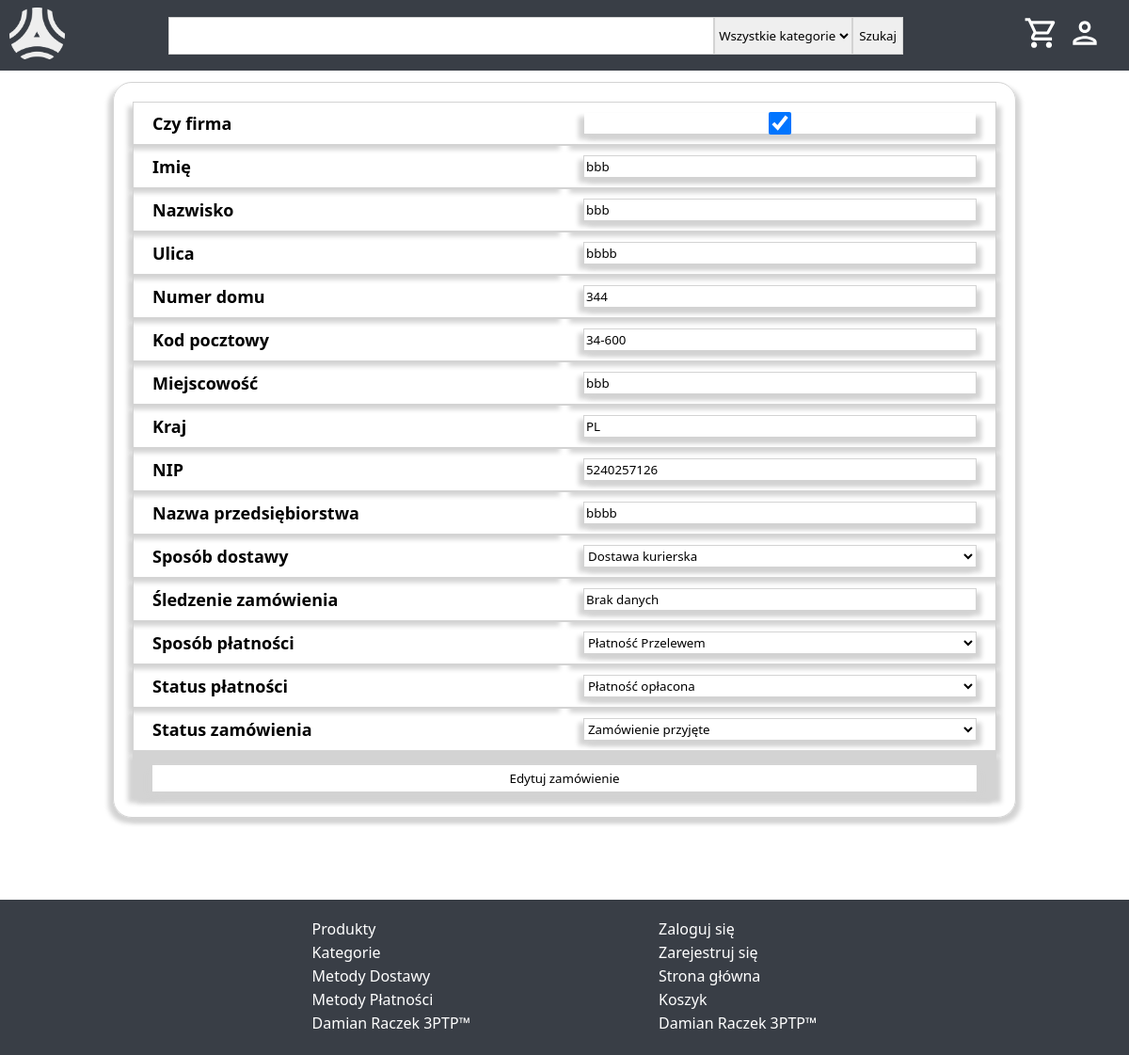
The page /admin/manage/orders/edit/form/70 (signed in) on the database its author committed.
### tables this page shows
CREATE TABLE `orders` (
  `id` bigint(20) NOT NULL,
  `user_id` bigint(20) NOT NULL,
  `is_company` tinyint(1) NOT NULL,
  `first_name` varchar(255) DEFAULT NULL,
  `last_name` varchar(255) DEFAULT NULL,
  `street` varchar(255) NOT NULL,
  `street_number` smallint(6) NOT NULL,
  `postal_code` varchar(50) NOT NULL,
  `postal_city` varchar(255) NOT NULL,
  `country` varchar(2) NOT NULL,
  `nip` varchar(50) DEFAULT NULL,
  `company_name` varchar(255) DEFAULT NULL,
  `delivery_id` bigint(20) NOT NULL,
  `delivery_tracking` varchar(1000) NOT NULL,
  `payment_method_id` bigint(20) NOT NULL,
  `payment_status` tinyint(3) UNSIGNED NOT NULL,
  `order_status` tinyint(3) UNSIGNED NOT NULL,
  `created_date` datetime NOT NULL,
  `user_id_created` bigint(20) NOT NULL,
  `last_modified_date` datetime NOT NULL,
  `user_id_last_modified` bigint(20) NOT NULL,
  `status` tinyint(3) UNSIGNED NOT NULL
);

CREATE TABLE `delivery_methods` (
  `id` bigint(20) NOT NULL,
  `name` varchar(255) NOT NULL,
  `price` double(10,2) NOT NULL,
  `created_date` datetime NOT NULL,
  `user_id_created` bigint(20) NOT NULL,
  `last_modified_date` datetime NOT NULL,
  `user_id_last_modified` bigint(20) NOT NULL,
  `status` tinyint(3) UNSIGNED NOT NULL
);

CREATE TABLE `payment_methods` (
  `id` bigint(20) NOT NULL,
  `name` varchar(255) NOT NULL,
  `created_date` datetime NOT NULL,
  `user_id_created` bigint(20) NOT NULL,
  `last_modified_date` datetime NOT NULL,
  `user_id_last_modified` bigint(20) NOT NULL,
  `status` tinyint(3) UNSIGNED NOT NULL
);

### MVC/controllers/Controller.php (called while the page is built, shortened)
<?php
class Controller{
    public function loadView($name, $data, $return){
        include($name.".php");
        if($return===true){
           return ob_get_clean();
        }
    }
}

### MVC/models/databaseModels/AdminOrderModel.php (called while the page is built, shortened)
<?php
class AdminOrderModel{
    public function getOrder($orderId){
        $dbh = include("MVC/models/databaseModels/Database.php");
        $query = "SELECT * FROM orders WHERE id = ?";
        $stmt = $dbh->prepare($query);
        $stmt->execute([$orderId]);
        return $stmt->fetch();
    }
}

### MVC/models/databaseModels/DeliveryModel.php (called while the page is built, shortened)
<?php
class DeliveryModel{
    public function getMethods(){
        $dbh = include("MVC/models/databaseModels/Database.php");
        $stmt = $dbh->prepare("SELECT id, name, price FROM delivery_methods WHERE status = ?");
        $stmt->execute([StatusEnum::ACTIVE]);
        $result = $stmt->fetchAll();
        return $result;
    }
}

### MVC/models/databaseModels/PaymentMethodsModel.php (called while the page is built, shortened)
<?php
class PaymentMethodsModel{
    public function getMethods(){
        $dbh = include("MVC/models/databaseModels/Database.php");
        $stmt = $dbh->prepare("SELECT id, name FROM payment_methods WHERE status = ?");
        $stmt->execute([StatusEnum::ACTIVE]);
        $result = $stmt->fetchAll();
        return $result;
    }
}

### MVC/models/enumerated/PaymentStatusEnum.php (called while the page is built, shortened)
<?php
class PaymentStatusEnum {
    public static function getConstants(){
        return [
            self::UNPAID => "Płatność nieopłacona",
            self::PAID => "Płatność opłacona"
        ];
    }
}

### MVC/models/enumerated/OrderStatusEnum.php (called while the page is built, shortened)
<?php
class OrderStatusEnum {
    public static function getConstants(){
        return [
            self::ACCEPTED => "Zamówienie przyjęte",
            self::SENT => "Zamówienie wysłane",
            self::DELIVERED => "Zamówienie dostarczone",
            self::CANCELLED => "Zamówienie anulowane",
        ];
    }
}

### MVC/views/admin/editOrderPage.php (the view, shortened to what this page needs)
<!DOCTYPE html>
<html lang="en">
<head>
    <?php echo $data['styles']; ?>
    <link rel="stylesheet" href="/dRaczekProjekt/css/list.css">
</head>
<body>
    <?php
        $order = $data['order'];
    ?>
    <?php echo $data['header']; ?>
    <main>
        <form action="../send" method="post" enctype="multipart/form-data" class="list">
            <span class="caption">Czy firma</span>
            <span class="value">
               <input type="checkbox" name="is_company" <?php if($order['is_company']==true) echo "checked"; ?>>
            </span>
            <span class="caption">Imię</span>
            <span class="value"><input type="text" name="first_name" value="<?php echo $order['first_name']; ?>"></span>
            <span class="caption">Nazwisko</span>
            <span class="value"><input type="text" name="last_name"  value="<?php echo $order['last_name']; ?>"></span>
            <span class="caption">Ulica</span>
            <span class="value"><input type="text" name="street" value="<?php echo $order['street']; ?>"></span>
            <span class="caption">Numer domu</span>
            <span class="value"><input type="text" name="street_number" value="<?php echo $order['street_number']; ?>"></span>
            <span class="caption">Kod pocztowy</span>
            <span class="value"><input type="text" name="postal_code" value="<?php echo $order['postal_code']; ?>"></span>
            <span class="caption">Miejscowość</span>
            <span class="value"><input type="text" name="postal_city" value="<?php echo $order['postal_city']; ?>"></span>
            <span class="caption">Kraj</span>
            <span class="value"><input type="text" name="country" value="<?php echo $order['country']; ?>"></span>
            <span class="caption">NIP</span>
            <span class="value"><input type="text" name="nip" value="<?php echo $order['nip']; ?>"></span>
            <span class="caption">Nazwa przedsiębiorstwa</span>
            <span class="value"><input type="text" name="company_name"  value="<?php echo $order['company_name']; ?>"></span>
            <span class="caption">Sposób dostawy</span>
            <span class="value">
                <select name="delivery_id">
                    <?php foreach($data['delivery_methods'] as $method): ?>
                        <option value = "<?php echo $method['id']; ?>" <?php if($order['delivery_id']==$method['id'])echo "selected"; ?>><?php echo $method['name']; ?></option>
                    <?php endforeach; ?>
                </select>
            </span>
            <span class="caption">Śledzenie zamówienia</span>
            <span class="value"><input type="text" name="delivery_tracking" value="<?php echo $order['delivery_tracking']; ?>"></span>
            <span class="caption">Sposób płatności</span>
            <span class="value">
                <select name="payment_method_id">
                    <?php foreach($data['payment_methods'] as $method): ?>
                        <option value = "<?php echo $method['id']; ?>" <?php if($order['payment_method_id']==$method['id'])echo "selected"; ?>><?php echo $method['name']; ?></option>
                    <?php endforeach; ?>
                </select>
            </span>
            <span class="caption">Status płatności</span>
            <span class="value">
                <select name="payment_status">
                    <?php foreach(PaymentStatusEnum::GetConstants() as $key=>$value): ?>
                        <option value = "<?php echo $key; ?>" <?php if($order['payment_status']===$key)echo "selected"; ?>><?php echo $value; ?></option>
                    <?php endforeach; ?>
                </select>
            </span>
            <span class="caption">Status zamówienia</span>
            <span class="value">
                <select name="order_status">
                    <?php foreach(OrderStatusEnum::GetConstants() as $key=>$value): ?>
                        <option value = "<?php echo $key; ?>" <?php if($order['order_status']===$key)echo "selected"; ?>><?php echo $value; ?></option>
                    <?php endforeach; ?>
                </select>
            </span>
            <span class="subtitle"><input type="submit" value="Edytuj zamówienie" name="submit"></span>
        </form>
    </main>
    <?php echo $data['footer']; ?>
</body>
</html>

### MVC/views/common/header.php (shortened to what this page needs)
<header>
    <a href="/dRaczekProjekt/home" id="logo-wrapper">
        <img src="/dRaczekProjekt/img/logo/logo_transparent_img_only.png" id="logo">
    </a>
    <div id="searchbar-wrapper">
        <form action="/dRaczekProjekt/products" method="get">
            <input type="text" name="text" <?php if(isset($_GET['text'])) echo "value=\"".$_GET['text']."\""; ?>>
            <select name="categoryId">
                <option value="999">Wszystkie kategorie</option>
            </select>
            <input type="submit" value="Szukaj">
        </form>
    </div>
    <div id="header-items-wrapper">
        <a class="item" href="/dRaczekProjekt/cart">
            <img src="/dRaczekProjekt/img/cart-icon.svg">
        </a>
        <div class="item">
            <img src="/dRaczekProjekt/img/account-icon.svg">
        </div>
    </div>
</header>

### MVC/views/common/footer.php
<footer>
    <div class="column">
        <a href="/dRaczekProjekt/products">Produkty</a>
        <a href="/dRaczekProjekt/categories">Kategorie</a>
        <a href="/dRaczekProjekt/delivery">Metody Dostawy</a>
        <a href="/dRaczekProjekt/payment">Metody Płatności</a>
        <a>Damian Raczek 3PTP™</a>
    </div>
    <div class="column">
        <a href="/dRaczekProjekt/login">Zaloguj się</a>
        <a href="/dRaczekProjekt/register">Zarejestruj się</a>
        <a href="/dRaczekProjekt/home">Strona główna</a>
        <a href="/dRaczekProjekt/cart">Koszyk</a>
        <a>Damian Raczek 3PTP™</a>
    </div>
</footer>

### router/Router.php (shortened to what this page needs)
<?php
class Router {
    function routeRequest($requestUri, $routes) {
        $requestUri=urldecode($requestUri);
        foreach ($routes as $route => $params) {
            $pattern = str_replace(':id', '(\d+)', $route);
            $pattern = str_replace(":token", '([A-Za-z\d]+)', $pattern);
            $pattern = str_replace(":pageableUsers", '\?((page=(\d)+)(&size=(\d)+)((&email=([A-Za-z\d])+)*)((&firstName=([\p{L}\p{N}\s])+)*)((&lastName=([\p{L}\p{N}\s])+)*)((&status=(\d)+)*)((&createdDate=([\d-])+)*)((&id=(\d)+)*)((&orderBy=([A-Za-z_])+)*)((&order=([A-Za-z])+)*))', $pattern);
            $pattern = str_replace(":pageableProductsUser", '(\?page=(\d)+&size=(\d)+((&text=([\p{L}\p{N}\s]*))*)((&categoryId=(\d)+)*)((&gender=(\d)+)*)((&price_from=(\d)+)*)((&price_to=(\d)+)*)((&productSize=(\d)+)*)((&colour=(\d)+)*)((&orderBy=([\p{L}\p{N}_])+)*)((&order=([\p{L}])+)*))', $pattern);
            $pattern = str_replace(":pageableCategories", '\?((page=(\d)+)(&size=(\d)+)((&name=([\p{L}\p{N}\s])+)*)((&status=(\d)+)*)((&createdDate=([\d-])+)*)((&id=(\d)+)*)((&orderBy=([A-Za-z_])+)*)((&order=([A-Za-z])+)*))', $pattern);
            $pattern = str_replace(":pageableProducts", '\?((page=(\d)+)(&size=(\d)+)((&name=([\p{L}\p{N}\s])+)*)((&categoryId=(\d)+)*)((&description=([\p{L}\p{N}\s.,:;"\'() \n-])+)*)((&priceFrom=(\d+(?:\.\d+)?))*)((&priceTo=(\d+(?:\.\d+)?))*)((&quantityFrom=(\d)+)*)((&quantityTo=(\d)+)*)((&productSize=(\d)+)*)((&colour=(\d)+)*)((&gender=(\d)+)*)((&viewCountFrom=(\d)+)*)((&viewCountTo=(\d)+)*)((&status=(\d)+)*)((&createdDate=([\d-])+)*)((&id=(\d)+)*)((&orderBy=([A-Za-z_])+)*)((&order=([A-Za-z])+)*))', $pattern);
            $pattern = str_replace(":pageableOrders", '\?((page=(\d)+)(&size=(\d)+)((&first_name=([\p{L}\p{N}\s])+)*)((&last_name=([\p{L}\p{N}\s])+)*)((&street=([\p{L}\p{N}\s])+)*)((&postal_code=([-\d])+)*)((&postal_city=([\p{L}\p{N}\s])+)*)((&country=([\p{L}\p{N}\s])+)*)((&nip=([\d])+)*)((&company_name=([\p{L}\p{N}\s])+)*)((&delivery_id=(\d)+)*)((&payment_method_id=(\d)+)*)((&payment_status=(\d)+)*)((&order_status=(\d)+)*)((&status=(\d)+)*)((&createdDate=([\d-])+)*)((&id=(\d)+)*)((&orderBy=([A-Za-z_])+)*)((&order=([A-Za-z])+)*))', $pattern);
            if (preg_match('#^'.$pattern.'$#u', $requestUri, $matches)) {
                $controller = new $params['controller']();
                $action = $params['action'];
                $params = array_slice($matches, 1);
                call_user_func_array(array($controller, $action), $params);
                return true;
            }
        }
        return false;
    }
  }

### css/header.css (style rules this page uses)
:root { --header-height:75px; --header-color:#393e46; --header-details-color:#5c6470; }
header { background-color: var(--header-color); height: var(--header-height); position:fixed; width: 100%; display: flex; flex-direction: row; align-items: center; font-family: 'Segoe UI', Tahoma, Geneva, Verdana, sans-serif; z-index: 999; max-width: 100vw; }
header #logo { position: relative; height:var(--header-height); width: auto; padding: 10px; max-height: 75px; }
header #searchbar-wrapper { flex:1; margin:0px 100px; }
header #searchbar-wrapper form { padding: 0; margin: 0; display: flex; flex: 1; }
header #searchbar-wrapper form input[type=text] { flex: 1; }
header #searchbar-wrapper form input, header #searchbar-wrapper form select { border: 1px solid lightgray; border-radius: 0px; height: 40px; }
header #header-items-wrapper { display: flex; min-width: 100px; justify-content: space-evenly; margin: 0px 20px; }
header #header-items-wrapper .item img { height: calc(0.5 * var(--header-height)); max-height: 40px; width: auto; }

### css/footer.css (style rules this page uses)
footer { background-color: var(--header-color); min-height: 100px; display: grid; grid-template-columns: auto auto; justify-content: center; }
footer .column { display: flex; flex-direction: column; margin: 20px 100px; }
footer .column a { color: white; text-decoration: none; transition: 0.3s; margin-bottom: 3px; }

### css/basicLayout.css (style rules this page uses)
* { margin: 0; box-sizing: border-box; font-family: 'Segoe UI', Tahoma, Geneva, Verdana, sans-serif; }
body { min-height: 100vh; display: flex; flex-direction: column; max-width: 200px; min-width: 100%; }
main { flex:1; margin-top:var(--header-height); }

### css/list.css (style rules this page uses)
main .list { display: grid; grid-template-columns: 1fr 1fr; }
main .list .title, main .list .subtitle { grid-column-end: span 2; text-align: center; font-size: 22px; font-weight: 600; box-shadow: lightgray 5px 5px 5px, lightgray -5px 5px 5px !important; }
main .list > span { min-height: 30px; padding: 10px 20px; }
main .list .subtitle { background-color: lightgray; }
main .list span.value { border-bottom: 1px solid lightgray; border-top: 1px solid lightgray; border-right: 1px solid lightgray; box-shadow: lightgray 5px 5px 5px; }
main .list span.caption { border-bottom: 1px solid lightgray; border-top: 1px solid lightgray; border-left: 1px solid lightgray; box-shadow: lightgray -5px 5px 5px; }
main .list span.caption { font-weight: 600; font-size: 18px; }
main .list .caption, main .list .value { white-space: nowrap; text-overflow: ellipsis; overflow: hidden; }

### MVC/views/admin/editOrderPage.php (style rules this page uses)
main { margin: calc(var(--header-height) + 1%) 10%; border: 1px solid lightgray; box-shadow: lightgray 5px 5px 5px, lightgray -5px 5px 5px; border-radius: 20px; padding: 20px; }
main form input, main form select { width:100%; height:100%; background-color:white; border: 1px solid lightgray; box-shadow: lightgray 5px 5px 5px, lightgray -5px 5px 5px; transition:0.3s; }

### rows shown on the page
orders: is_company "☑", first_name "bbb", last_name "bbb", street "bbbb", street_number "344", postal_code "34-600", postal_city "bbb", country "PL", nip "5240257126", company_name "bbbb", delivery_id "Dostawa kurierska", delivery_tracking "Brak danych", payment_method_id "Płatność Przelewem", payment_status "Płatność opłacona", order_status "Zamówienie przyjęte"
